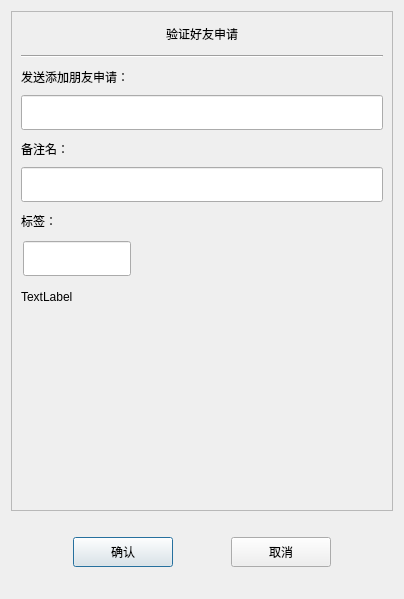
<?xml version="1.0" encoding="UTF-8"?>
<ui version="4.0">
 <class>AuthenFriend</class>
 <widget class="QDialog" name="AuthenFriend">
  <property name="geometry">
   <rect>
    <x>0</x>
    <y>0</y>
    <width>404</width>
    <height>599</height>
   </rect>
  </property>
  <property name="windowTitle">
   <string>Dialog</string>
  </property>
  <layout class="QVBoxLayout" name="verticalLayout">
   <item>
    <widget class="QScrollArea" name="scrollArea">
     <property name="minimumSize">
      <size>
       <width>0</width>
       <height>500</height>
      </size>
     </property>
     <property name="widgetResizable">
      <bool>true</bool>
     </property>
     <widget class="QWidget" name="scrollcontent">
      <property name="geometry">
       <rect>
        <x>0</x>
        <y>0</y>
        <width>384</width>
        <height>498</height>
       </rect>
      </property>
      <layout class="QVBoxLayout" name="verticalLayout_2">
       <property name="spacing">
        <number>0</number>
       </property>
       <property name="leftMargin">
        <number>0</number>
       </property>
       <property name="rightMargin">
        <number>0</number>
       </property>
       <item>
        <widget class="QLabel" name="apply_lb">
         <property name="minimumSize">
          <size>
           <width>0</width>
           <height>25</height>
          </size>
         </property>
         <property name="maximumSize">
          <size>
           <width>16777215</width>
           <height>25</height>
          </size>
         </property>
         <property name="text">
          <string>验证好友申请</string>
         </property>
         <property name="alignment">
          <set>Qt::AlignCenter</set>
         </property>
        </widget>
       </item>
       <item>
        <widget class="QWidget" name="apply_wid" native="true">
         <layout class="QVBoxLayout" name="verticalLayout_3">
          <item>
           <widget class="Line" name="line">
            <property name="orientation">
             <enum>Qt::Horizontal</enum>
            </property>
           </widget>
          </item>
          <item>
           <widget class="QLabel" name="label">
            <property name="minimumSize">
             <size>
              <width>0</width>
              <height>25</height>
             </size>
            </property>
            <property name="maximumSize">
             <size>
              <width>16777215</width>
              <height>25</height>
             </size>
            </property>
            <property name="text">
             <string>发送添加朋友申请：</string>
            </property>
           </widget>
          </item>
          <item>
           <widget class="CustomizeEdit" name="name_ed">
            <property name="minimumSize">
             <size>
              <width>0</width>
              <height>35</height>
             </size>
            </property>
            <property name="maximumSize">
             <size>
              <width>16777215</width>
              <height>35</height>
             </size>
            </property>
           </widget>
          </item>
          <item>
           <widget class="QLabel" name="label_2">
            <property name="minimumSize">
             <size>
              <width>0</width>
              <height>25</height>
             </size>
            </property>
            <property name="maximumSize">
             <size>
              <width>16777215</width>
              <height>25</height>
             </size>
            </property>
            <property name="text">
             <string>备注名：</string>
            </property>
           </widget>
          </item>
          <item>
           <widget class="CustomizeEdit" name="back_ed">
            <property name="minimumSize">
             <size>
              <width>0</width>
              <height>35</height>
             </size>
            </property>
            <property name="maximumSize">
             <size>
              <width>16777215</width>
              <height>35</height>
             </size>
            </property>
           </widget>
          </item>
          <item>
           <widget class="QLabel" name="label_3">
            <property name="minimumSize">
             <size>
              <width>0</width>
              <height>25</height>
             </size>
            </property>
            <property name="maximumSize">
             <size>
              <width>16777215</width>
              <height>25</height>
             </size>
            </property>
            <property name="text">
             <string>标签：</string>
            </property>
           </widget>
          </item>
          <item>
           <widget class="QWidget" name="lb_group_wid" native="true">
            <property name="minimumSize">
             <size>
              <width>0</width>
              <height>50</height>
             </size>
            </property>
            <layout class="QVBoxLayout" name="verticalLayout_4">
             <property name="spacing">
              <number>0</number>
             </property>
             <property name="leftMargin">
              <number>0</number>
             </property>
             <property name="topMargin">
              <number>0</number>
             </property>
             <property name="rightMargin">
              <number>0</number>
             </property>
             <property name="bottomMargin">
              <number>0</number>
             </property>
             <item>
              <widget class="QWidget" name="gridWidget" native="true">
               <property name="minimumSize">
                <size>
                 <width>0</width>
                 <height>40</height>
                </size>
               </property>
               <property name="maximumSize">
                <size>
                 <width>16777215</width>
                 <height>40</height>
                </size>
               </property>
               <widget class="CustomizeEdit" name="lb_ed">
                <property name="geometry">
                 <rect>
                  <x>2</x>
                  <y>2</y>
                  <width>108</width>
                  <height>35</height>
                 </rect>
                </property>
                <property name="maximumSize">
                 <size>
                  <width>16777215</width>
                  <height>35</height>
                 </size>
                </property>
               </widget>
              </widget>
             </item>
             <item>
              <widget class="QWidget" name="input_tip_wid" native="true">
               <property name="minimumSize">
                <size>
                 <width>0</width>
                 <height>35</height>
                </size>
               </property>
               <property name="maximumSize">
                <size>
                 <width>16777215</width>
                 <height>35</height>
                </size>
               </property>
               <layout class="QVBoxLayout" name="verticalLayout_5">
                <property name="spacing">
                 <number>0</number>
                </property>
                <property name="leftMargin">
                 <number>0</number>
                </property>
                <property name="topMargin">
                 <number>0</number>
                </property>
                <property name="rightMargin">
                 <number>0</number>
                </property>
                <property name="bottomMargin">
                 <number>0</number>
                </property>
                <item>
                 <widget class="ClickedOnceLabel" name="tip_lb">
                  <property name="text">
                   <string>TextLabel</string>
                  </property>
                 </widget>
                </item>
               </layout>
              </widget>
             </item>
            </layout>
           </widget>
          </item>
          <item>
           <widget class="QWidget" name="widget" native="true">
            <property name="minimumSize">
             <size>
              <width>0</width>
              <height>60</height>
             </size>
            </property>
            <layout class="QHBoxLayout" name="horizontalLayout_2">
             <property name="leftMargin">
              <number>0</number>
             </property>
             <property name="topMargin">
              <number>0</number>
             </property>
             <property name="rightMargin">
              <number>0</number>
             </property>
             <property name="bottomMargin">
              <number>0</number>
             </property>
             <item>
              <widget class="QWidget" name="lb_list" native="true">
               <property name="minimumSize">
                <size>
                 <width>287</width>
                 <height>50</height>
                </size>
               </property>
               <property name="maximumSize">
                <size>
                 <width>280</width>
                 <height>16777215</height>
                </size>
               </property>
              </widget>
             </item>
             <item>
              <widget class="QWidget" name="more_lb_wid" native="true">
               <property name="minimumSize">
                <size>
                 <width>30</width>
                 <height>0</height>
                </size>
               </property>
               <property name="maximumSize">
                <size>
                 <width>30</width>
                 <height>16777215</height>
                </size>
               </property>
               <layout class="QVBoxLayout" name="verticalLayout_6">
                <property name="spacing">
                 <number>0</number>
                </property>
                <property name="leftMargin">
                 <number>0</number>
                </property>
                <property name="topMargin">
                 <number>0</number>
                </property>
                <property name="rightMargin">
                 <number>0</number>
                </property>
                <property name="bottomMargin">
                 <number>0</number>
                </property>
                <item>
                 <spacer name="verticalSpacer_3">
                  <property name="orientation">
                   <enum>Qt::Vertical</enum>
                  </property>
                  <property name="sizeHint" stdset="0">
                   <size>
                    <width>20</width>
                    <height>40</height>
                   </size>
                  </property>
                 </spacer>
                </item>
                <item>
                 <widget class="ClickedOnceLabel" name="more_lb">
                  <property name="minimumSize">
                   <size>
                    <width>25</width>
                    <height>25</height>
                   </size>
                  </property>
                  <property name="maximumSize">
                   <size>
                    <width>25</width>
                    <height>25</height>
                   </size>
                  </property>
                  <property name="text">
                   <string/>
                  </property>
                 </widget>
                </item>
                <item>
                 <spacer name="verticalSpacer_4">
                  <property name="orientation">
                   <enum>Qt::Vertical</enum>
                  </property>
                  <property name="sizeHint" stdset="0">
                   <size>
                    <width>20</width>
                    <height>40</height>
                   </size>
                  </property>
                 </spacer>
                </item>
               </layout>
              </widget>
             </item>
            </layout>
           </widget>
          </item>
         </layout>
        </widget>
       </item>
      </layout>
     </widget>
    </widget>
   </item>
   <item>
    <spacer name="verticalSpacer">
     <property name="orientation">
      <enum>Qt::Vertical</enum>
     </property>
     <property name="sizeType">
      <enum>QSizePolicy::Fixed</enum>
     </property>
     <property name="sizeHint" stdset="0">
      <size>
       <width>20</width>
       <height>10</height>
      </size>
     </property>
    </spacer>
   </item>
   <item>
    <widget class="QWidget" name="apply_sure_wid" native="true">
     <property name="minimumSize">
      <size>
       <width>0</width>
       <height>50</height>
      </size>
     </property>
     <layout class="QHBoxLayout" name="horizontalLayout">
      <item>
       <spacer name="horizontalSpacer_2">
        <property name="orientation">
         <enum>Qt::Horizontal</enum>
        </property>
        <property name="sizeHint" stdset="0">
         <size>
          <width>40</width>
          <height>20</height>
         </size>
        </property>
       </spacer>
      </item>
      <item>
       <widget class="ClickedBtn" name="sure_btn">
        <property name="minimumSize">
         <size>
          <width>100</width>
          <height>30</height>
         </size>
        </property>
        <property name="text">
         <string>确认</string>
        </property>
       </widget>
      </item>
      <item>
       <spacer name="horizontalSpacer">
        <property name="orientation">
         <enum>Qt::Horizontal</enum>
        </property>
        <property name="sizeHint" stdset="0">
         <size>
          <width>40</width>
          <height>20</height>
         </size>
        </property>
       </spacer>
      </item>
      <item>
       <widget class="ClickedBtn" name="cancel_btn">
        <property name="minimumSize">
         <size>
          <width>100</width>
          <height>30</height>
         </size>
        </property>
        <property name="text">
         <string>取消</string>
        </property>
       </widget>
      </item>
      <item>
       <spacer name="horizontalSpacer_3">
        <property name="orientation">
         <enum>Qt::Horizontal</enum>
        </property>
        <property name="sizeHint" stdset="0">
         <size>
          <width>40</width>
          <height>20</height>
         </size>
        </property>
       </spacer>
      </item>
     </layout>
    </widget>
   </item>
   <item>
    <spacer name="verticalSpacer_2">
     <property name="orientation">
      <enum>Qt::Vertical</enum>
     </property>
     <property name="sizeHint" stdset="0">
      <size>
       <width>20</width>
       <height>40</height>
      </size>
     </property>
    </spacer>
   </item>
  </layout>
 </widget>
 <customwidgets>
  <customwidget>
   <class>ClickedBtn</class>
   <extends>QPushButton</extends>
   <header>clickedbtn.h</header>
  </customwidget>
  <customwidget>
   <class>CustomizeEdit</class>
   <extends>QLineEdit</extends>
   <header>customizeedit.h</header>
  </customwidget>
  <customwidget>
   <class>ClickedOnceLabel</class>
   <extends>QLabel</extends>
   <header>clickedoncelabel.h</header>
  </customwidget>
 </customwidgets>
 <resources/>
 <connections/>
</ui>
